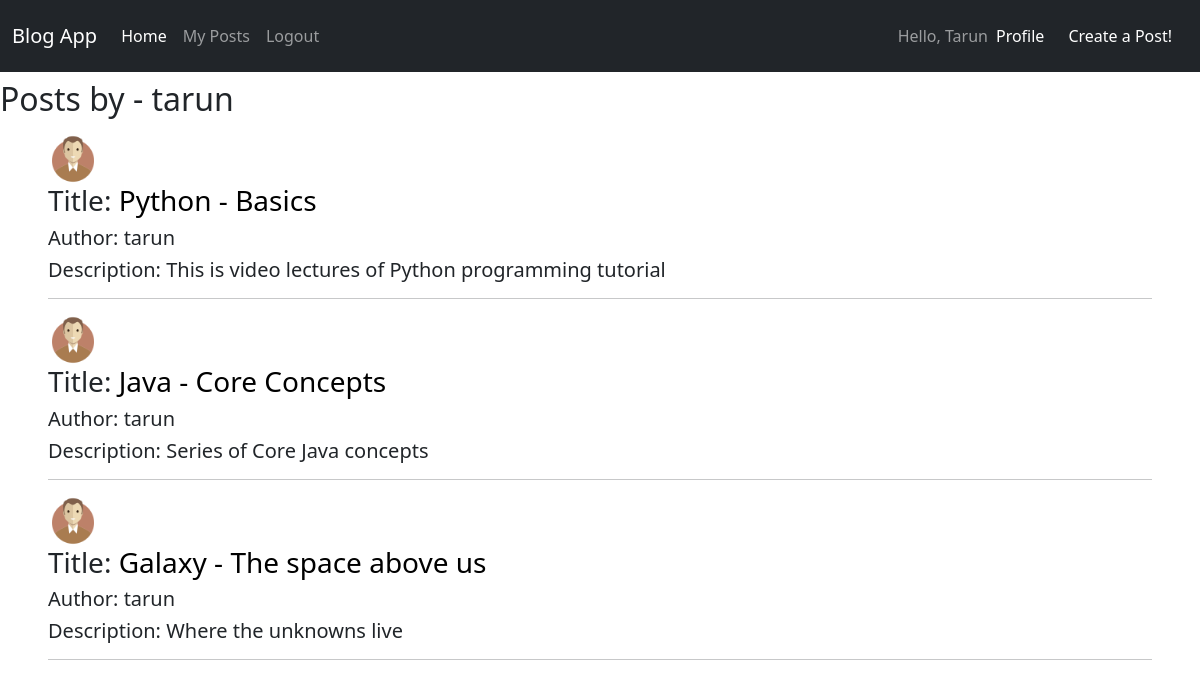
/user_posts/tarun/ (signed in), run on the app's committed database.
### posts/models.py (models this page shows, shortened)
class Post(models.Model):
    author = models.ForeignKey(User, on_delete=models.CASCADE)
    title = models.CharField(max_length=100)
    description = models.TextField(blank=True)

### users/models.py (models this page shows, shortened)
class Profile(models.Model):
    user = models.OneToOneField(User, on_delete=models.CASCADE)
    image = models.ImageField(default='profile_pics/default.png', upload_to='profile_pics')

### posts/views.py (the view)
# urls.py: path('user_posts/<slug:username>/', UserPostListView.as_view(), name = 'user-posts'),  #ListView
class UserPostListView(ListView):
    model = Post
    template_name = 'posts/userposts.html'
    context_object_name = 'posts'
    def get_queryset(self):
        user = get_object_or_404(User, username = self.kwargs.get('username'))
        print(type(user))   #django.contrib.auth.models.User
        return Post.objects.filter(author = user)

### posts/templates/posts/userposts.html
{% extends 'posts/base.html' %}
{% block content %}
    {% include 'posts/navbar.html' %}
    <h2 class = "mt-2 mb-2 ml-2"> Posts by - {{ view.kwargs.username }} </h2>
    {% for post in posts %}
        <div class="col px-md-5 mt-3">
            <img src=" {{ post.author.profile.image.url }}" alt = "Image" width="50px" height="50px">
            <h3> Title: <a style="text-decoration:none; color: black" onmouseover="this.style.color='blue'" onmouseout="this.style.color='black'" href = "{% url 'post-detail' post.id %}" >{{post.title}}</a> </h3>
            <h5> Author: {{post.author}} </h5>
            <h5> Description: {{post.description}} </h5>
            <hr>
        </div>
    {% empty %}
        <h3 class = "m-3">No articles yet Bruhhhh!!!! Write your first one nowww.....</h3>
    {% endfor %}
{% endblock %}

### posts/templates/posts/navbar.html (shortened to what this page needs)
<nav class="navbar navbar-expand-lg navbar-dark bg-dark">
  <div class="container-fluid">
    <a class="navbar-brand" href="{% url 'home' %}">Blog App</a>
    <div class="collapse navbar-collapse" id="navbarText">
      <ul class="navbar-nav me-auto mb-2 mb-lg-0">
        <li class="nav-item">
          <a class="nav-link active" aria-current="page" href="{% url 'home' %}">Home</a>
        </li>
        {% if user.is_authenticated %}
          <li class="nav-item">
            <a class="nav-link" href="{% url 'my-posts' %}">My Posts</a>
          </li>
          <li class="nav-item">
            <a class="nav-link" href="{% url 'logout' %}">Logout</a>
          </li>
        {% else %}
          <li class="nav-item">
            <a class="nav-link" href="{% url 'login' %}">Login</a>
          </li>
        {% endif %}
      </ul>
      <span class="navbar-text">
        Hello, {{ user | capfirst}}
      </span>
      <span>
          <ul class="navbar-nav me-auto mb-2 mb-lg-0">
            <li class="nav-item">
              <a class="nav-link active" aria-current="page" href="{% url 'profile' %}">Profile</a>
            </li>
          </ul>
      </span>
      <span class = "navbar-text">
        <a class="nav-link" href="{% url 'create' %}">Create a Post!</a>
      </span>
    </div>
  </div>
</nav>

### data on the page
Post: author.profile.image (picture), title "Python - Basics", author "tarun", description "This is video lectures of Python programming tutorial"
Post: author.profile.image (picture), title "Java - Core Concepts", author "tarun", description "Series of Core Java concepts"
Post: author.profile.image (picture), title "Galaxy - The space above us", author "tarun", description "Where the unknowns live"

### other printed values
{{ user | capfirst }} "Tarun"
{{ view.kwargs.username }} "tarun"
